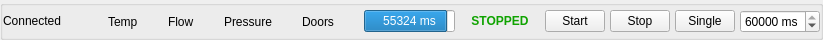
     <widget class="QGroupBox" name="groupBox">
      <property name="enabled">
       <bool>true</bool>
      </property>
      <property name="sizePolicy">
       <sizepolicy hsizetype="Minimum" vsizetype="Fixed">
        <horstretch>0</horstretch>
        <verstretch>0</verstretch>
       </sizepolicy>
      </property>
      <property name="minimumSize">
       <size>
        <width>600</width>
        <height>40</height>
       </size>
      </property>
      <property name="maximumSize">
       <size>
        <width>16777215</width>
        <height>40</height>
       </size>
      </property>
      <property name="baseSize">
       <size>
        <width>0</width>
        <height>40</height>
       </size>
      </property>
      <property name="title">
       <string/>
      </property>
      <property name="flat">
       <bool>false</bool>
      </property>
      <layout class="QHBoxLayout" name="horizontalLayout_5">
       <property name="spacing">
        <number>5</number>
       </property>
       <property name="sizeConstraint">
        <enum>QLayout::SetMinimumSize</enum>
       </property>
       <property name="leftMargin">
        <number>0</number>
       </property>
       <property name="topMargin">
        <number>0</number>
       </property>
       <property name="rightMargin">
        <number>0</number>
       </property>
       <property name="bottomMargin">
        <number>0</number>
       </property>
       <item>
        <widget class="QLabel" name="labelMCU">
         <property name="sizePolicy">
          <sizepolicy hsizetype="Fixed" vsizetype="Fixed">
           <horstretch>0</horstretch>
           <verstretch>0</verstretch>
          </sizepolicy>
         </property>
         <property name="minimumSize">
          <size>
           <width>100</width>
           <height>0</height>
          </size>
         </property>
         <property name="maximumSize">
          <size>
           <width>100</width>
           <height>16777215</height>
          </size>
         </property>
         <property name="text">
          <string>Connected</string>
         </property>
        </widget>
       </item>
       <item>
        <layout class="QHBoxLayout" name="horizontalLayout">
         <item>
          <widget class="QLabel" name="label">
           <property name="text">
            <string>Temp</string>
           </property>
          </widget>
         </item>
         <item>
          <widget class="LEDindicator" name="LEDtemp" native="true">
           <property name="sizePolicy">
            <sizepolicy hsizetype="Fixed" vsizetype="Fixed">
             <horstretch>0</horstretch>
             <verstretch>0</verstretch>
            </sizepolicy>
           </property>
           <property name="minimumSize">
            <size>
             <width>20</width>
             <height>20</height>
            </size>
           </property>
           <property name="baseSize">
            <size>
             <width>20</width>
             <height>20</height>
            </size>
           </property>
          </widget>
         </item>
        </layout>
       </item>
       <item>
        <layout class="QHBoxLayout" name="horizontalLayout_2">
         <item>
          <widget class="QLabel" name="label_2">
           <property name="text">
            <string>Flow</string>
           </property>
          </widget>
         </item>
         <item>
          <widget class="LEDindicator" name="LEDflow" native="true">
           <property name="sizePolicy">
            <sizepolicy hsizetype="Fixed" vsizetype="Fixed">
             <horstretch>0</horstretch>
             <verstretch>0</verstretch>
            </sizepolicy>
           </property>
           <property name="minimumSize">
            <size>
             <width>20</width>
             <height>20</height>
            </size>
           </property>
           <property name="baseSize">
            <size>
             <width>20</width>
             <height>20</height>
            </size>
           </property>
          </widget>
         </item>
        </layout>
       </item>
       <item>
        <layout class="QHBoxLayout" name="horizontalLayout_3">
         <item>
          <widget class="QLabel" name="label_3">
           <property name="text">
            <string>Pressure</string>
           </property>
          </widget>
         </item>
         <item>
          <widget class="LEDindicator" name="LEDpress" native="true">
           <property name="sizePolicy">
            <sizepolicy hsizetype="Fixed" vsizetype="Fixed">
             <horstretch>0</horstretch>
             <verstretch>0</verstretch>
            </sizepolicy>
           </property>
           <property name="minimumSize">
            <size>
             <width>20</width>
             <height>20</height>
            </size>
           </property>
           <property name="baseSize">
            <size>
             <width>20</width>
             <height>20</height>
            </size>
           </property>
          </widget>
         </item>
        </layout>
       </item>
       <item>
        <layout class="QHBoxLayout" name="horizontalLayout_4">
         <item>
          <widget class="QLabel" name="label_4">
           <property name="text">
            <string>Doors</string>
           </property>
          </widget>
         </item>
         <item>
          <widget class="LEDindicator" name="LEDcages" native="true">
           <property name="sizePolicy">
            <sizepolicy hsizetype="Fixed" vsizetype="Fixed">
             <horstretch>0</horstretch>
             <verstretch>0</verstretch>
            </sizepolicy>
           </property>
           <property name="minimumSize">
            <size>
             <width>20</width>
             <height>20</height>
            </size>
           </property>
           <property name="baseSize">
            <size>
             <width>20</width>
             <height>20</height>
            </size>
           </property>
          </widget>
         </item>
        </layout>
       </item>
       <item>
        <widget class="QProgressBar" name="progressBar">
         <property name="maximum">
          <number>60000</number>
         </property>
         <property name="value">
          <number>55324</number>
         </property>
         <property name="invertedAppearance">
          <bool>false</bool>
         </property>
         <property name="format">
          <string>%v ms</string>
         </property>
        </widget>
       </item>
       <item alignment="Qt::AlignHCenter|Qt::AlignVCenter">
        <widget class="QLabel" name="labelPG">
         <property name="sizePolicy">
          <sizepolicy hsizetype="Fixed" vsizetype="Fixed">
           <horstretch>0</horstretch>
           <verstretch>0</verstretch>
          </sizepolicy>
         </property>
         <property name="minimumSize">
          <size>
           <width>80</width>
           <height>0</height>
          </size>
         </property>
         <property name="maximumSize">
          <size>
           <width>80</width>
           <height>16777215</height>
          </size>
         </property>
         <property name="font">
          <font>
           <weight>75</weight>
           <bold>true</bold>
          </font>
         </property>
         <property name="styleSheet">
          <string notr="true">color: rgb(15, 163, 0);</string>
         </property>
         <property name="text">
          <string>STOPPED</string>
         </property>
         <property name="alignment">
          <set>Qt::AlignCenter</set>
         </property>
        </widget>
       </item>
       <item>
        <widget class="QPushButton" name="B_PGstart">
         <property name="maximumSize">
          <size>
           <width>60</width>
           <height>16777215</height>
          </size>
         </property>
         <property name="text">
          <string>Start</string>
         </property>
        </widget>
       </item>
       <item>
        <widget class="QPushButton" name="B_PGstop">
         <property name="maximumSize">
          <size>
           <width>60</width>
           <height>16777215</height>
          </size>
         </property>
         <property name="text">
          <string>Stop</string>
         </property>
        </widget>
       </item>
       <item>
        <widget class="QPushButton" name="B_PGsingle">
         <property name="maximumSize">
          <size>
           <width>60</width>
           <height>16777215</height>
          </size>
         </property>
         <property name="text">
          <string>Single</string>
         </property>
        </widget>
       </item>
       <item>
        <widget class="QSpinBox" name="I_PGperiod">
         <property name="maximumSize">
          <size>
           <width>100</width>
           <height>16777215</height>
          </size>
         </property>
         <property name="focusPolicy">
          <enum>Qt::ClickFocus</enum>
         </property>
         <property name="frame">
          <bool>true</bool>
         </property>
         <property name="accelerated">
          <bool>true</bool>
         </property>
         <property name="suffix">
          <string> ms</string>
         </property>
         <property name="minimum">
          <number>200</number>
         </property>
         <property name="maximum">
          <number>60000</number>
         </property>
         <property name="singleStep">
          <number>10</number>
         </property>
         <property name="value">
          <number>60000</number>
         </property>
        </widget>
       </item>
      </layout>
     </widget>
